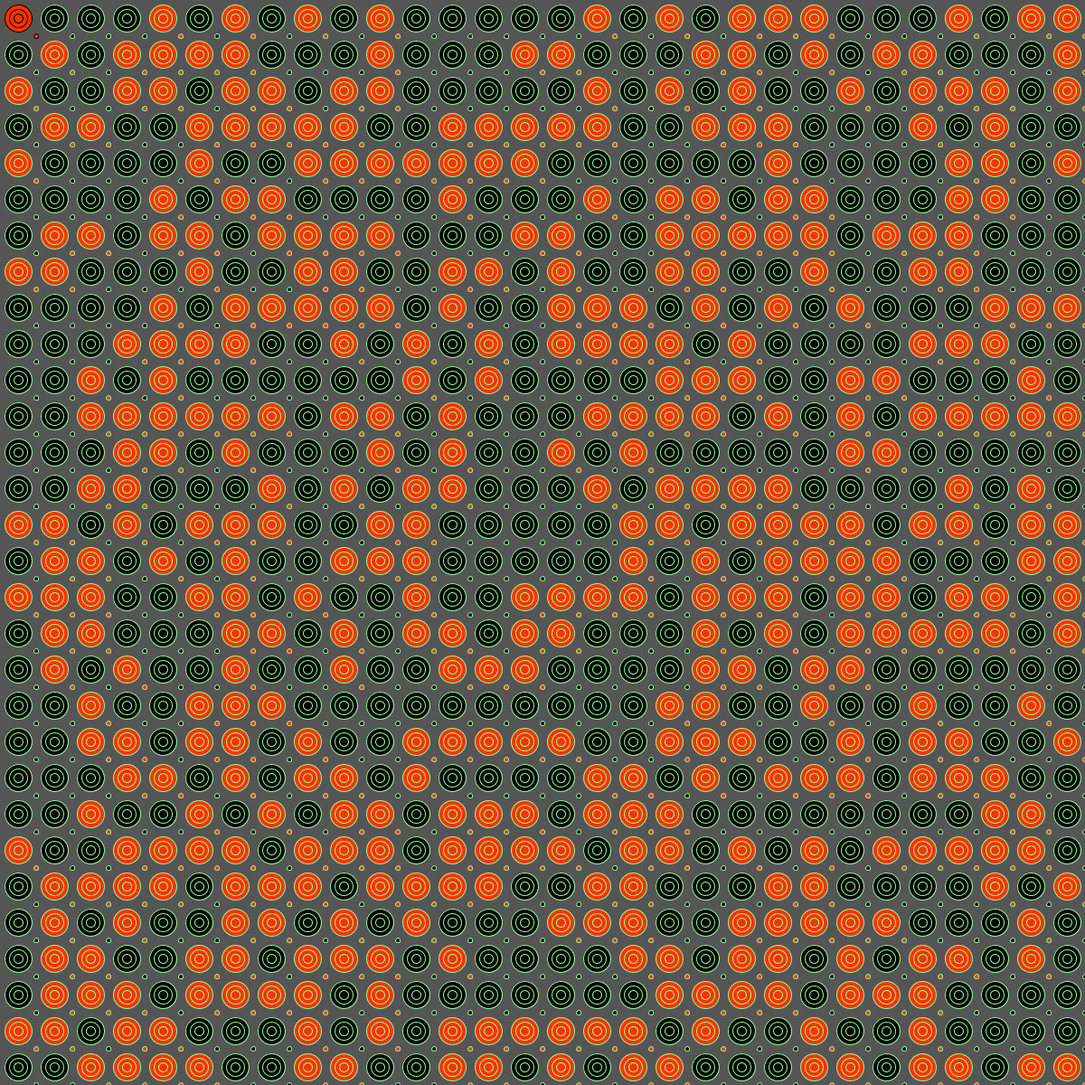
Frame 1 (no input)
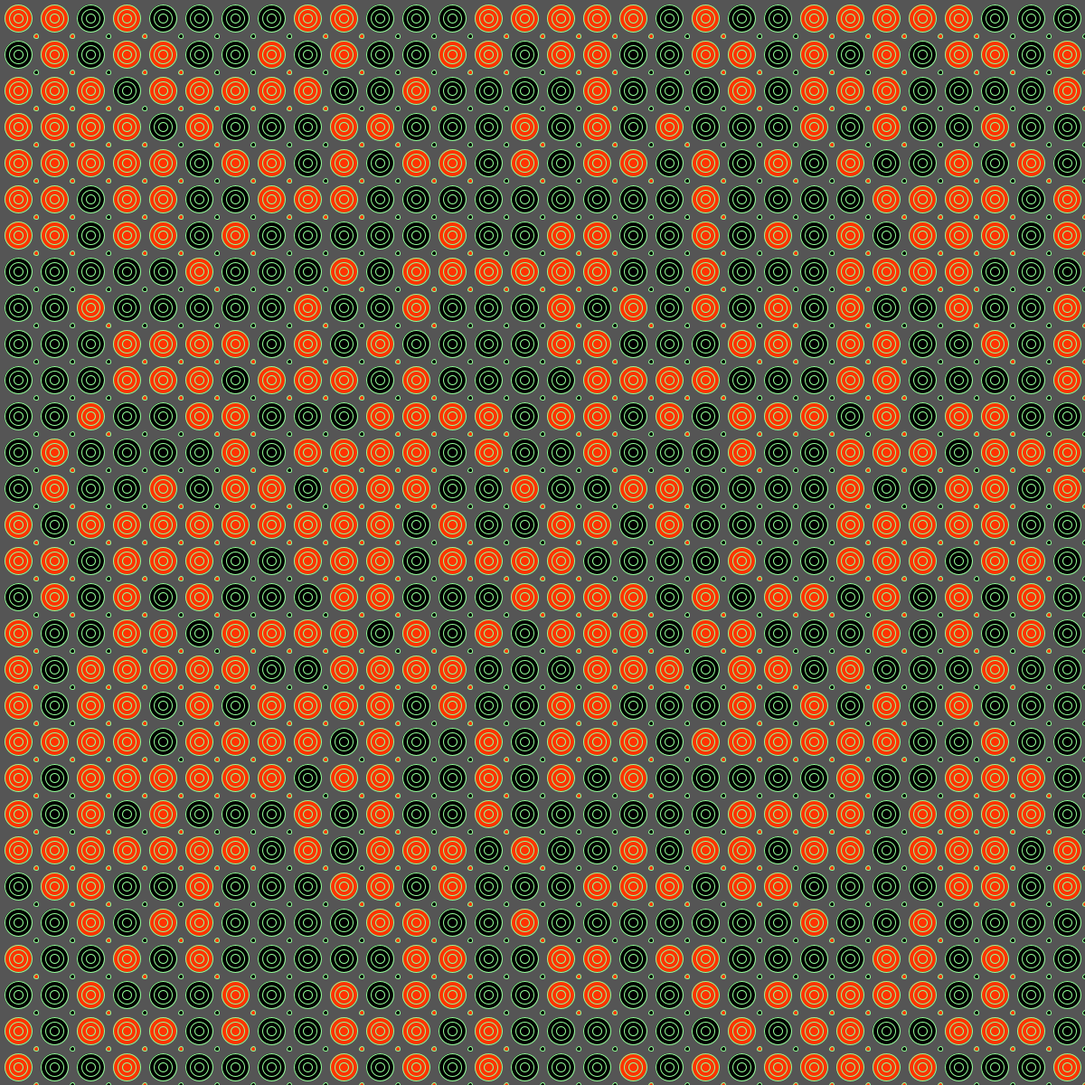
Frame 60 (the mouse pressed at the canvas centre just before this capture)
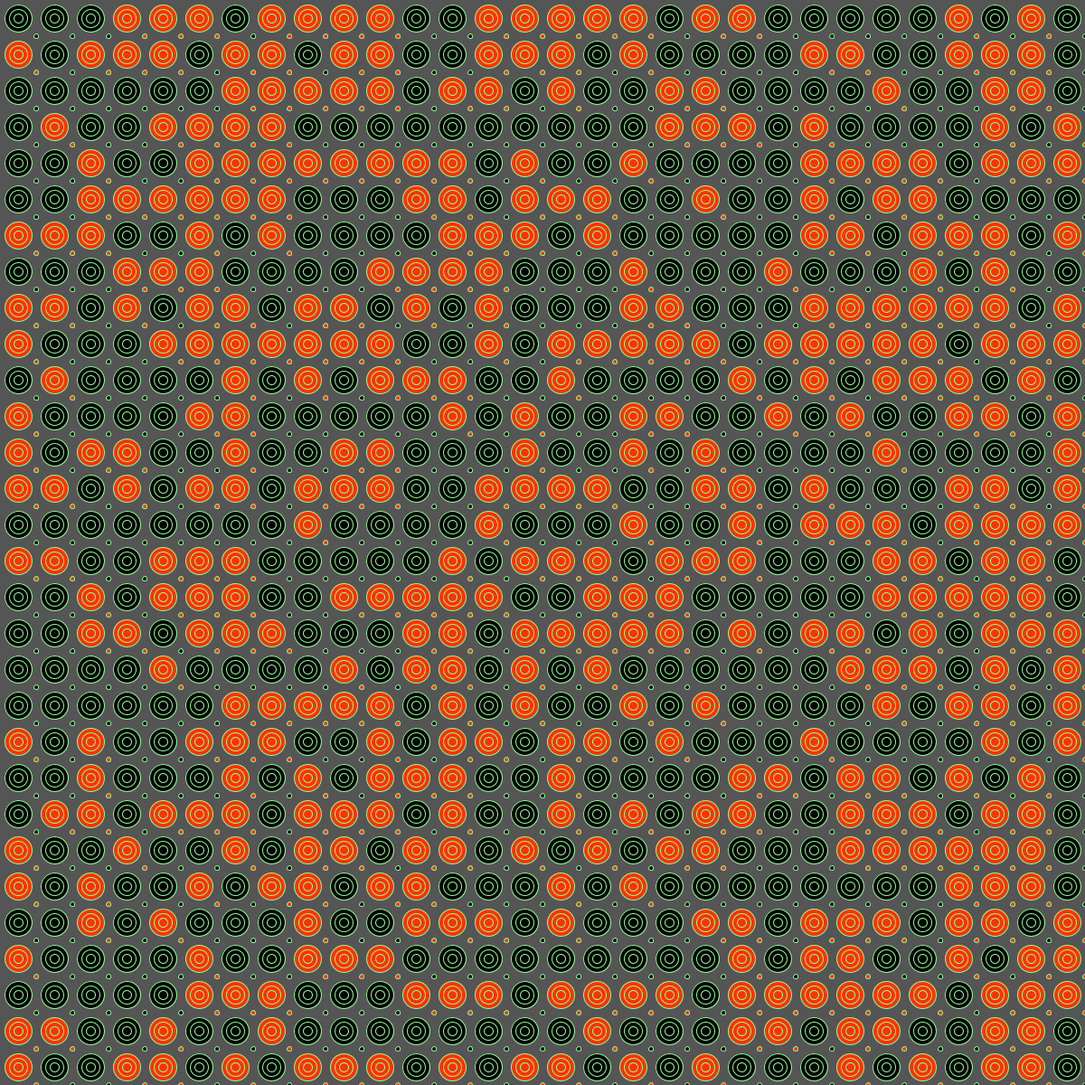
Frame 120 (the mouse held since frame 60 and released just before this capture)

The Processing sketch that drew these frames (run headless with seeded random() and noise(); from frame 60 on, the mouse is pressed at the canvas centre):

// Processing sketch: processing_108867
// ── processing_108867.pde

void setup() {
  size(1200, 1200);
  smooth();
  colorMode(HSB, 360, 100, 100);
}

void draw() {
  background(120);
  for (int i =20; i<width; i+=40) {
    for (int j = 20; j<height; j+=40) {

      if (int(random(0, 2))==0) {
        fill(0);
      }
      else {
        fill(12,345,100);
      }
      ellipse(i, j, 30, 30);
      ellipse(i,j,20,20);
      ellipse(i,j,10,10);
      ellipse(i+20,j+20,5,5);
      stroke(123,43,100);
    }
  }
}
